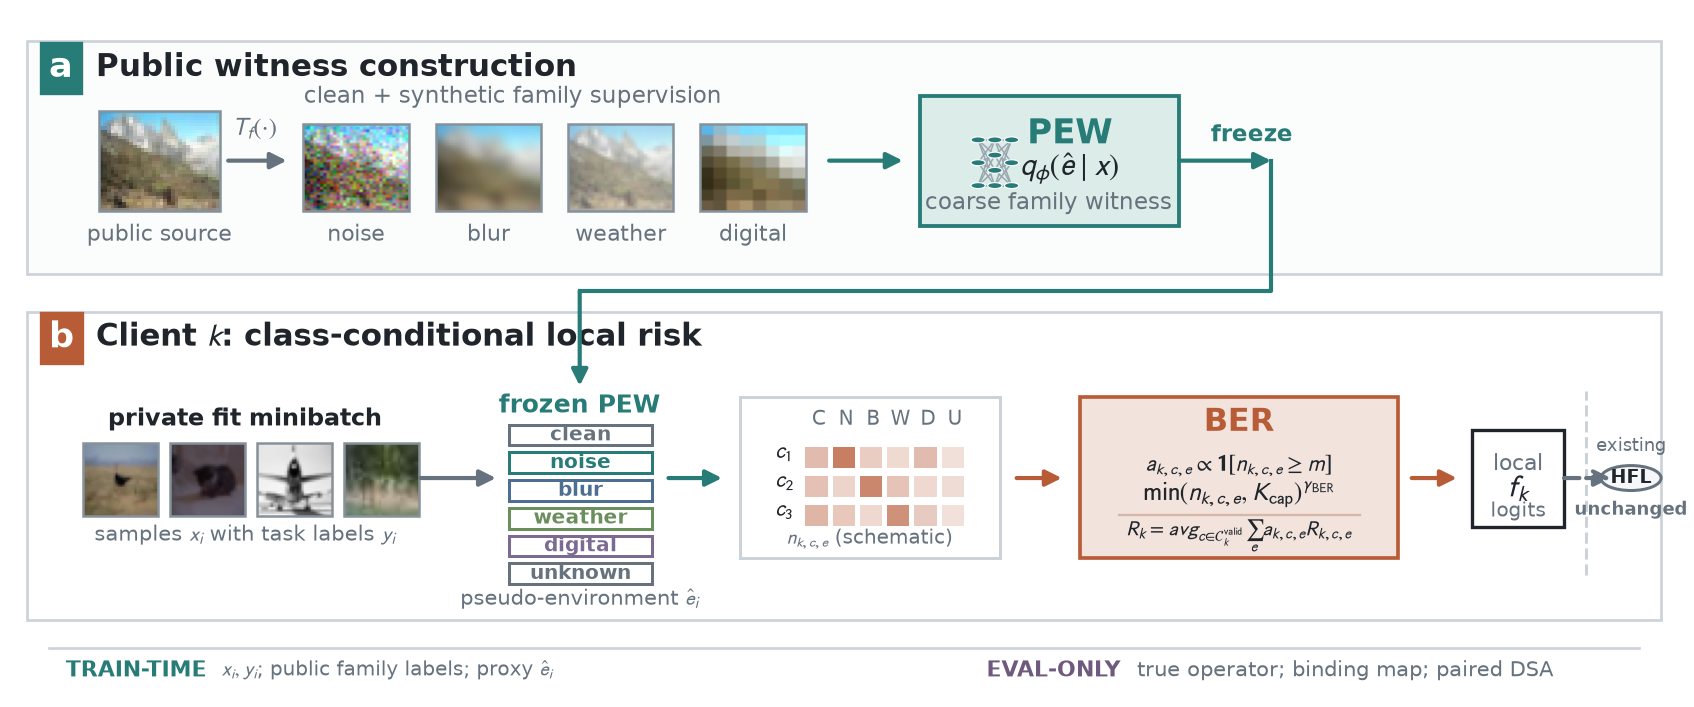

Source code (Python):
from __future__ import annotations

import io
import pickle
import tarfile
from pathlib import Path

import matplotlib as mpl
import matplotlib.pyplot as plt
import numpy as np
from matplotlib.patches import Circle, FancyArrowPatch, Rectangle
from PIL import Image, ImageEnhance, ImageFilter


HERE = Path(__file__).resolve().parent
ROOT = HERE.parents[2]
DATA_ROOT = (
    ROOT
    / "local_runs"
    / "cle_v2_moderate_alpha10_rho05"
    / "cle_hfl_v2_moderate_alpha10_rho05_map2_seed0_split0"
)

INK = "#20252B"
MUTED = "#66727D"
RULE = "#CBD2D8"
PALE = "#F5F7F8"
TEAL = "#287C78"
TEAL_LIGHT = "#DCECE9"
RUST = "#B85C38"
RUST_LIGHT = "#F2E4DD"
BLUE = "#4C6F91"
EVAL = "#6F5A7E"

CLASS_NAMES = [
    "airplane", "auto", "bird", "cat", "deer",
    "dog", "frog", "horse", "ship", "truck",
]


def style() -> None:
    mpl.rcParams.update(
        {
            "font.family": "DejaVu Sans",
            "font.size": 8.0,
            "mathtext.fontset": "stixsans",
            "axes.linewidth": 0.8,
            "pdf.fonttype": 42,
            "ps.fonttype": 42,
            "svg.fonttype": "none",
        }
    )


def public_image() -> np.ndarray:
    archive = DATA_ROOT / "public" / "cifar-100-python.tar.gz"
    with tarfile.open(archive, "r:gz") as tf:
        member = tf.getmember("cifar-100-python/train")
        handle = tf.extractfile(member)
        if handle is None:
            raise RuntimeError("missing CIFAR-100 train member")
        batch = pickle.load(io.BytesIO(handle.read()), encoding="bytes")
    flat = np.asarray(batch[b"data"])[42]
    return flat.reshape(3, 32, 32).transpose(1, 2, 0).astype(np.uint8)


def private_images() -> list[tuple[np.ndarray, str]]:
    client = DATA_ROOT / "data" / "gamma09" / "client_0"
    images = np.load(client / "train_images.npy", mmap_mode="r")
    labels = np.load(client / "train_labels.npy", mmap_mode="r")
    corrupted = np.load(client / "train_is_corrupted.npy", mmap_mode="r")
    chosen: list[int] = []
    seen: set[int] = set()
    for idx, (label, is_corrupted) in enumerate(zip(labels, corrupted)):
        label_i = int(label)
        if int(is_corrupted) == 1 and label_i not in seen:
            chosen.append(idx)
            seen.add(label_i)
        if len(chosen) == 4:
            break
    result = []
    for idx in chosen:
        image = np.asarray(images[idx])
        if image.shape[0] == 3:
            image = image.transpose(1, 2, 0)
        result.append((image.astype(np.uint8), CLASS_NAMES[int(labels[idx])]))
    return result


def variants(image: np.ndarray) -> list[tuple[np.ndarray, str]]:
    base = Image.fromarray(image)
    rng = np.random.default_rng(7)

    noise = np.asarray(base).astype(np.float32)
    noise += rng.normal(0, 34, noise.shape)
    noise = np.clip(noise, 0, 255).astype(np.uint8)

    blur = np.asarray(base.filter(ImageFilter.GaussianBlur(radius=1.6)))

    weather = np.asarray(base).astype(np.float32)
    fog = np.full_like(weather, 235.0)
    weather = np.clip(0.62 * weather + 0.38 * fog, 0, 255).astype(np.uint8)

    tiny = base.resize((8, 8), Image.Resampling.BILINEAR)
    digital = np.asarray(tiny.resize((32, 32), Image.Resampling.NEAREST))
    digital = np.asarray(ImageEnhance.Contrast(Image.fromarray(digital)).enhance(1.25))

    return [(noise, "noise"), (blur, "blur"), (weather, "weather"), (digital, "digital")]


def arrow(ax, x1: float, y1: float, x2: float, y2: float, *, color=INK, lw=1.25, dashed=False) -> None:
    ax.add_patch(
        FancyArrowPatch(
            (x1, y1),
            (x2, y2),
            arrowstyle="-|>",
            mutation_scale=10,
            linewidth=lw,
            linestyle="--" if dashed else "-",
            color=color,
            shrinkA=0,
            shrinkB=0,
            zorder=5,
        )
    )


def image_tile(ax, image: np.ndarray, x: float, y: float, w: float, h: float, label: str | None = None) -> None:
    ax.imshow(image, extent=(x, x + w, y, y + h), zorder=2, aspect="auto")
    ax.add_patch(Rectangle((x, y), w, h, fill=False, edgecolor="#87919A", linewidth=0.75, zorder=3))
    if label:
        ax.text(x + w / 2, y - 0.018, label, ha="center", va="top", fontsize=6.6, color=MUTED)


def section_label(ax, x: float, y: float, letter: str, title: str, color: str) -> None:
    ax.text(x, y, letter, ha="left", va="center", fontsize=10.5, weight="bold", color="white",
            bbox=dict(boxstyle="square,pad=0.22", facecolor=color, edgecolor=color))
    ax.text(x + 0.028, y, title, ha="left", va="center", fontsize=9.2, weight="bold", color=INK)


def network_icon(ax, x: float, y: float, w: float, h: float) -> None:
    cols = [3, 4, 3]
    xs = np.linspace(x + 0.015, x + w - 0.015, len(cols))
    nodes: list[list[tuple[float, float]]] = []
    for xi, count in zip(xs, cols):
        ys = np.linspace(y + 0.018, y + h - 0.018, count)
        nodes.append([(xi, yi) for yi in ys])
    for left, right in zip(nodes[:-1], nodes[1:]):
        for p in left:
            for q in right:
                ax.plot([p[0], q[0]], [p[1], q[1]], color="#9AA6AF", lw=0.45, zorder=1)
    for layer in nodes:
        for px, py in layer:
            ax.add_patch(Circle((px, py), 0.0043, facecolor=TEAL, edgecolor="white", linewidth=0.35, zorder=3))


def support_matrix(ax, x: float, y: float, w: float, h: float) -> None:
    ax.add_patch(Rectangle((x, y), w, h, facecolor="white", edgecolor=RULE, linewidth=0.9))
    cols = ["C", "N", "B", "W", "D", "U"]
    rows = ["$c_1$", "$c_2$", "$c_3$"]
    # Schematic support cells, not measurements or a quantitative heatmap.
    intensities = np.array([[0.35, 0.85, 0.20, 0.10, 0.35, 0.05], [0.30, 0.15, 0.78, 0.28, 0.12, 0.08], [0.40, 0.25, 0.12, 0.70, 0.22, 0.04]])
    cell_w = w * 0.105
    cell_h = h * 0.18
    x0 = x + w * 0.25
    y0 = y + h * 0.20
    for j, name in enumerate(cols):
        ax.text(x0 + (j + 0.5) * cell_w, y + h * 0.86, name, ha="center", va="center", fontsize=6.1, color=MUTED)
    for i, name in enumerate(rows):
        yy = y0 + (2 - i) * cell_h
        ax.text(x + w * 0.17, yy + cell_h / 2, name, ha="center", va="center", fontsize=6.5, color=INK)
        for j in range(6):
            alpha = 0.15 + 0.75 * intensities[i, j]
            ax.add_patch(Rectangle((x0 + j * cell_w, yy), cell_w * 0.82, cell_h * 0.72,
                                   facecolor=RUST, alpha=alpha, edgecolor="none"))
    ax.text(x + w / 2, y + 0.012, r"$n_{k,c,e}$ (schematic)", ha="center", va="bottom", fontsize=6.0, color=MUTED)


def main() -> None:
    out = HERE / "fig_pew_ber_execution_v2"
    if any(out.with_suffix(extension).exists() for extension in [".pdf", ".svg", ".png", ".py"]):
        raise FileExistsError("Preserve existing Figure 2 revision; select a new suffix")
    style()
    # Sized close to a two-column conference figure so text is judged at its
    # eventual reading scale rather than designed on an oversized canvas.
    fig, ax = plt.subplots(figsize=(9.0, 3.75))
    ax.set_xlim(0, 1)
    ax.set_ylim(0, 1)
    ax.axis("off")

    # Flat lane guides: visual organization without card-wall styling.
    ax.add_patch(Rectangle((0.012, 0.615), 0.976, 0.335, facecolor="#FBFCFC", edgecolor=RULE, linewidth=0.8))
    ax.add_patch(Rectangle((0.012, 0.115), 0.976, 0.445, facecolor="white", edgecolor=RULE, linewidth=0.8))
    section_label(ax, 0.025, 0.912, "a", "Public witness construction", TEAL)
    section_label(ax, 0.025, 0.522, "b", "Client $k$: class-conditional local risk", RUST)

    # Public lane.
    clean = public_image()
    image_tile(ax, clean, 0.055, 0.705, 0.072, 0.145, "public source")
    arrow(ax, 0.132, 0.778, 0.167, 0.778, color=MUTED)
    ax.text(0.148, 0.806, "$T_f(\cdot)$", ha="center", va="bottom", fontsize=7.3, color=MUTED)
    for j, (img, family) in enumerate(variants(clean)):
        image_tile(ax, img, 0.177 + j * 0.079, 0.705, 0.063, 0.126, family)
    ax.text(0.302, 0.870, "clean + synthetic family supervision", ha="center", va="center", fontsize=6.8, color=MUTED)
    arrow(ax, 0.491, 0.778, 0.535, 0.778, color=TEAL)

    ax.add_patch(Rectangle((0.545, 0.684), 0.155, 0.188, facecolor=TEAL_LIGHT, edgecolor=TEAL, linewidth=1.15))
    network_icon(ax, 0.565, 0.724, 0.050, 0.102)
    ax.text(0.635, 0.803, "PEW", fontsize=10.2, weight="bold", color=TEAL, ha="center")
    ax.text(0.635, 0.756, r"$q_\phi(\hat e\mid x)$", fontsize=9.2, color=INK, ha="center")
    ax.text(0.622, 0.708, "coarse family witness", fontsize=6.8, color=MUTED, ha="center")
    ax.text(0.719, 0.806, "freeze", fontsize=7.0, weight="bold", color=TEAL, ha="left")
    arrow(ax, 0.700, 0.778, 0.755, 0.778, color=TEAL)
    ax.plot([0.755, 0.755, 0.342], [0.778, 0.590, 0.590], color=TEAL, lw=1.25)
    arrow(ax, 0.342, 0.590, 0.342, 0.453, color=TEAL)

    # Private lane: actual private thumbnails and task labels.
    samples = private_images()
    for j, (img, _label) in enumerate(samples):
        image_tile(ax, img, 0.045 + j * 0.052, 0.265, 0.045, 0.105, "")
    ax.text(0.142, 0.405, "private fit minibatch", ha="center", va="center", fontsize=7.3, weight="bold", color=INK)
    ax.text(0.142, 0.237, r"samples $x_i$ with task labels $y_i$", ha="center", va="center", fontsize=6.35, color=MUTED)
    arrow(ax, 0.247, 0.320, 0.292, 0.320, color=MUTED)

    # PEW proxy tags.
    ax.text(0.342, 0.424, "frozen PEW", ha="center", va="center", fontsize=7.4, weight="bold", color=TEAL)
    families = [("clean", MUTED), ("noise", TEAL), ("blur", BLUE), ("weather", "#6B8E5D"), ("digital", "#7C6A92"), ("unknown", MUTED)]
    for j, (name, color) in enumerate(families):
        yy = 0.367 - j * 0.040
        ax.add_patch(Rectangle((0.300, yy), 0.085, 0.030, facecolor="white", edgecolor=color, linewidth=0.9))
        ax.text(0.3425, yy + 0.015, name, ha="center", va="center", fontsize=6.1, color=color, weight="bold")
    ax.text(0.342, 0.145, r"pseudo-environment $\hat e_i$", ha="center", va="center", fontsize=6.3, color=MUTED)
    arrow(ax, 0.395, 0.320, 0.427, 0.320, color=TEAL)

    # Support structure and BER objective.
    support_matrix(ax, 0.438, 0.205, 0.155, 0.232)
    arrow(ax, 0.603, 0.320, 0.630, 0.320, color=RUST)
    ax.add_patch(Rectangle((0.641, 0.205), 0.190, 0.232, facecolor=RUST_LIGHT, edgecolor=RUST, linewidth=1.1))
    ax.text(0.736, 0.400, "BER", ha="center", va="center", fontsize=9.5, weight="bold", color=RUST)
    ax.text(0.736, 0.338, r"$a_{k,c,e}\propto\mathbf{1}[n_{k,c,e}\geq m]$", ha="center", va="center", fontsize=6.8, color=INK)
    ax.text(0.736, 0.296, r"$\min(n_{k,c,e},K_{\rm cap})^{\gamma_{\rm BER}}$", ha="center", va="center", fontsize=7.6, color=INK)
    ax.plot([0.664, 0.808], [0.266, 0.266], color="#D8B7A8", lw=0.7)
    ax.text(0.736, 0.236, r"$R_k=\operatorname{avg}_{c\in\mathcal{C}^{\rm valid}_k}\sum_e a_{k,c,e}R_{k,c,e}$",
            ha="center", va="center", fontsize=6.3, color=INK)
    arrow(ax, 0.839, 0.320, 0.866, 0.320, color=RUST)

    # Local model and unchanged HFL communication.
    ax.add_patch(Rectangle((0.875, 0.250), 0.055, 0.140, facecolor="white", edgecolor=INK, linewidth=1.0))
    ax.text(0.9025, 0.340, "local", ha="center", va="center", fontsize=6.5, color=MUTED)
    ax.text(0.9025, 0.305, r"$f_k$", ha="center", va="center", fontsize=9.2, weight="bold", color=INK)
    ax.text(0.9025, 0.272, "logits", ha="center", va="center", fontsize=6.0, color=MUTED)
    ax.plot([0.943, 0.943], [0.180, 0.445], color=RULE, lw=0.9, linestyle="--")
    arrow(ax, 0.930, 0.320, 0.958, 0.320, color=MUTED, dashed=True)
    ax.add_patch(Circle((0.970, 0.320), 0.018, facecolor=PALE, edgecolor=MUTED, linewidth=0.9))
    ax.text(0.970, 0.320, "HFL", ha="center", va="center", fontsize=5.7, weight="bold", color=INK)
    ax.text(0.970, 0.366, "existing", ha="center", va="center", fontsize=5.5, color=MUTED)
    ax.text(0.970, 0.274, "unchanged", ha="center", va="center", fontsize=5.5, weight="bold", color=MUTED)

    # Explicit information boundary.
    ax.plot([0.025, 0.975], [0.075, 0.075], color=RULE, lw=0.8)
    ax.text(0.035, 0.042, "TRAIN-TIME", ha="left", va="center", fontsize=6.6, weight="bold", color=TEAL)
    ax.text(0.128, 0.042, r"$x_i,y_i$; public family labels; proxy $\hat e_i$", ha="left", va="center", fontsize=6.0, color=MUTED)
    ax.text(0.585, 0.042, "EVAL-ONLY", ha="left", va="center", fontsize=6.6, weight="bold", color=EVAL)
    ax.text(0.675, 0.042, r"true operator; binding map; paired DSA", ha="left", va="center", fontsize=6.2, color=MUTED)

    fig.savefig(out.with_suffix(".pdf"), bbox_inches="tight", pad_inches=0.03)
    fig.savefig(out.with_suffix(".svg"), bbox_inches="tight", pad_inches=0.03)
    fig.savefig(out.with_suffix(".png"), dpi=240, bbox_inches="tight", pad_inches=0.03)
    out.with_suffix(".py").write_bytes(Path(__file__).read_bytes())
    plt.close(fig)


if __name__ == "__main__":
    main()
